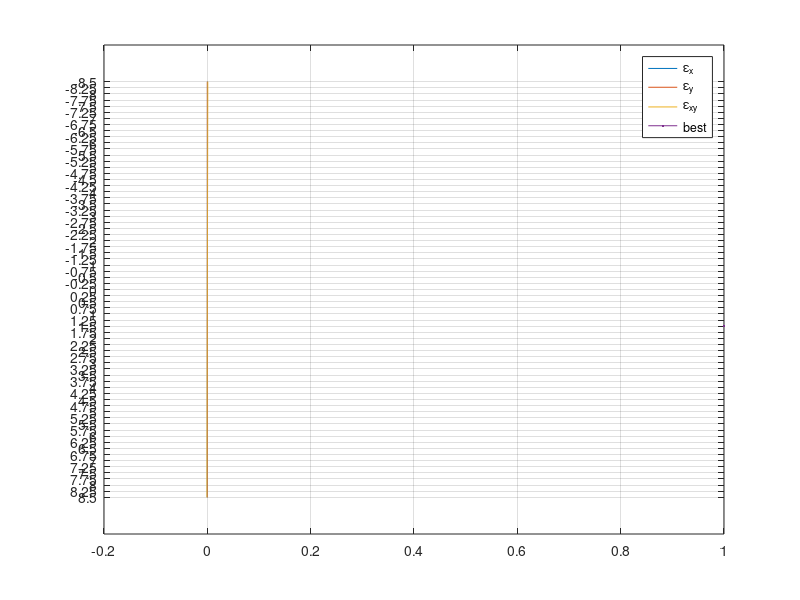
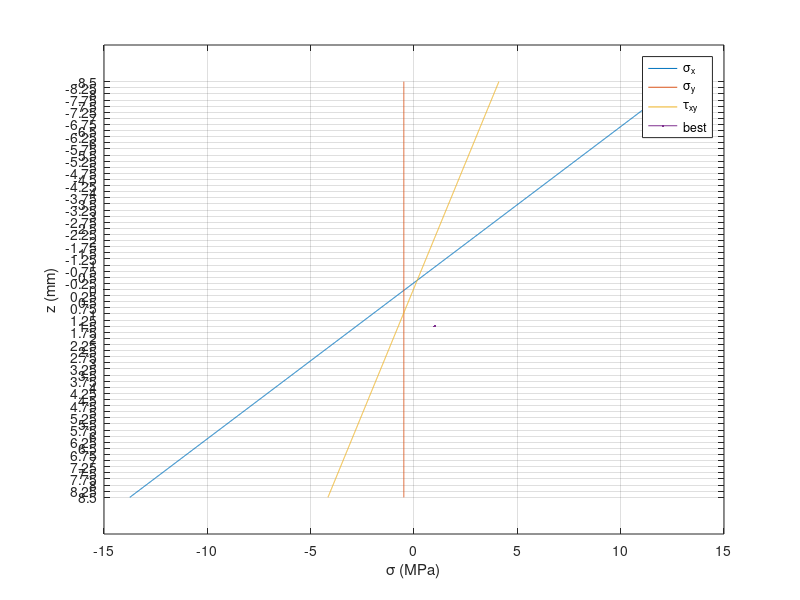
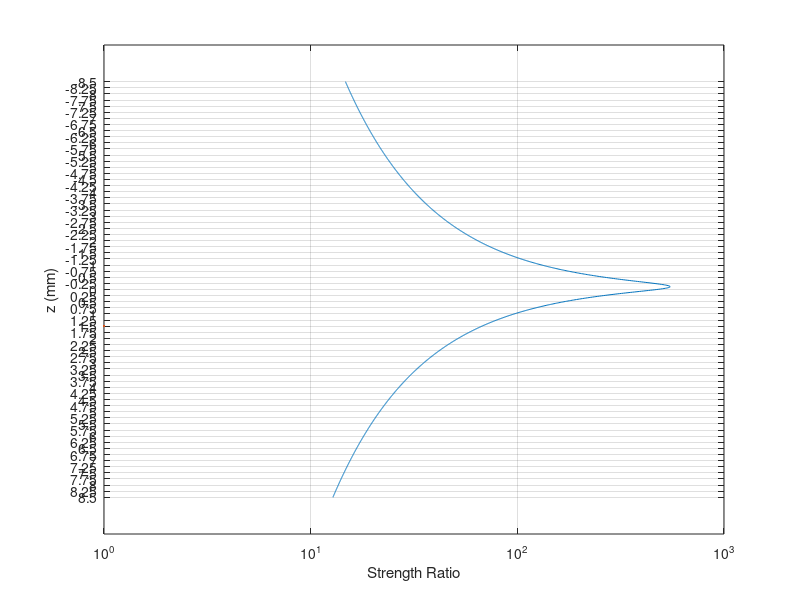
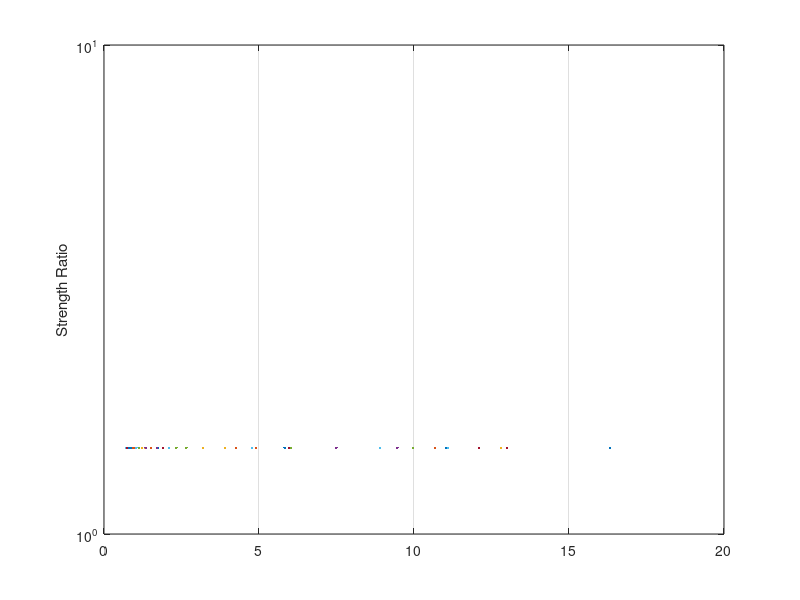

MATLAB code for these plots, in order:
%% CLT Calculations for an ESR Foot
% Mehmet Furkan Doğan
% 30.11.2023
clc;clear;close all;
%% Defining the material properties
core = false;

load('Materials/Carbone TWILL 200 gsm.mat')

if core == true
    load("Materials\Rohacell.mat")
    t_core = 4e-3;
end
%% Calculation of compliance and stiffness matrices
% Compliance matrix for unidirectional lamina
S11 = 1/E_1;        % 1/Pa
S12 = -nu_12/E_1;   % 1/Pa
S13 = -nu_13/E_1;   % 1/Pa
S22 = 1/E_2;        % 1/Pa
S23 = -nu_23/E_2;   % 1/Pa
S33 = 1/E_3;        % 1/Pa
S44 = 1/G_23;       % 1/Pa
S55 = 1/G_31;       % 1/Pa
S66 = 1/G_12;       % 1/Pa
% Complete compliance matrix
S = [S11 S12 S13 0   0   0;
     S12 S22 S23 0   0   0;
     S13 S23 S33 0   0   0;
     0   0   0   S44 0   0;
     0   0   0   0   S55 0;
     0   0   0   0   0   S66];
% Stiffness matrix
C = inv(S);
% Reduced compliance matrix
S = [S11 S12 0;
     S12 S22 0;
     0   0   S66];  % 1/Pa
% Reduced stiffness matrix
Q = inv(S);         % Pa
%% Laminate Properties
tic
% [45/-45/45/-45/0/90/0/90/-45/0/45/90]_s
% theta = [45 -45 45 -45 0 90 0 90 -45 0 45 90];
theta = 0*ones(1,34)*45;    % degree

if core == true
    theta = [theta 0 flip(theta)];                       % degree (Symmetric)
    n = size(theta,2);  % number of plies
    H = (n-1)*t+t_core;        % m % Total width of the lamimate
    for i = 0:length(theta)/2
        h(i+1) = -H/2 + i*t; % m
    end
    h = [h -flip(h)];
else
    theta = [theta flip(theta)];                       % degree (Symmetric)
    n = size(theta,2);  % number of plies
    H = n*t;        % m % Total width of the lamimate
    for i = 0:length(theta)
        h(i+1) = -H/2 + i*t; % m
    end
end

%% Angle transformation
% Reuter matrix
R = [1 0 0;
     0 1 0;
     0 0 2];    % -

for i = 1:n
    if i == 1+ (n-1)/2 && core == true
        Qbar(:,:,i) = [1/E_core -nu_core/E_core 0;
                       -nu_core/E_core 1/E_core 0;
                       0 0 1/G_core];
        Sbar(:,:,i) = inv(Qbar(:,:,i));     % 1/Pa
        continue
    end
    s = sin(theta(i)*pi/180);
    c = cos(theta(i)*pi/180);
    % Transformation matrix
    T = [c^2    s^2     2*s*c;
         s^2    c^2     -2*s*c;
         -s*c   s*c     c^2-s^2];  % -
    Qbar(:,:,i) = inv(T)*Q*R*T*inv(R);  % Pa
    Sbar(:,:,i) = inv(Qbar(:,:,i));     % 1/Pa
end

%% Global laminate stiffness matrix
A = zeros(3,3); % Pa * m    % Extensional stiffnes matrix
B = zeros(3,3); % Pa * m^2  % Coupling stiffness matrix
D = zeros(3,3); % Pa * m^3  % Bending stiffness matrix

for i = 1:3
    for j = 1:3
        for k = 1:n
            A(i,j) = A(i,j) + Qbar(i,j,k) * (h(k+1)-h(k));
            B(i,j) = B(i,j) + (1/2) * Qbar(i,j,k) * (h(k+1)^2-h(k)^2);
            D(i,j) = D(i,j) + (1/3) * Qbar(i,j,k) * (h(k+1)^3-h(k)^3);
        end
    end
end

ABBD = [A B;
        B D];
%% Loading
% Foot Dimensions
shoe_size = 42;     % eu
L_data = 230e-3;    % m % Total Lenght of the foot
% L_model = 206e-3;  % m for proted design
L_model = ((shoe_size - 2 ) * 20 / 3)*1e-3;
b_rear = 0.311 * L_model;  % Lenght of the front part of the foot
b_front = L_model - b_rear;    % Lenght of the rear part of the foot
a = 0.31 * L_model; % Width of the foot
delta = 7.5;    % deg % the angle between foot axis and the walking direction
Iy = (1/12) * a*H^3; % m^4
Iz = (1/12) * H*a^3; % m^4
% J = Iy + Iz; % m^4
J = 1/16*a*H^3*(16/3-3.36*H/a*(1-H^4/(12*a^4)));

% Curved Beam
R = 100/208*L_model;
rn = H/log((R + H)/R);
e = R + H/2 - rn;
%% Total Mass of the Foot
area = L_model * a;
if core == true
    mass = rho * area * (H-t_core) + rho_core * area * t_core;
else
    mass = rho * area * H;
end

%% 
load('gait_forces.mat')

mass_data = 56.7;
design_mass = 130;

number_of_time_steps = length(spi);
nots = number_of_time_steps;
% Toe contact
Fz = -F_foot_ground_yp(spi)*design_mass/mass_data;
Fy = F_foot_ground_xp(spi) * sind(delta)*design_mass/mass_data;
Fx = F_foot_ground_xp(spi) * cosd(delta)*design_mass/mass_data;
b = CoP_xp(spi)*1e-3 * L_model / L_data - b_rear;
% b = abs(b);
%% Loadings

Nx = Fx/(H*a)*H + Fy.*b*(a/2)*H/Iz + Fz.*b/(H*a*e)*(rn*log((-H-e-rn)/(H-e-rn)) - 2*H);    % N/m
Ny = Fy./(H*b)*H;    % N/m
Nxy = Fy/(H*a)*H; %+ Fz*a^3/(8*J)*(H/a*sqrt(1+H^2/a^2) + 1/2*log(abs(H/a + sqrt(1+H^2/a^2))/abs(-H/a + sqrt(1+H^2/a^2))));  % N/m
N = [Nx Ny Nxy]';

Mx = Fz.*b/(H*a*e)*(1/2*((-H-e)*(2*rn + e - H)-(H-e)*(2*rn + e + H)) + rn*(rn+e)*log((-H-e-rn)/(H-e-rn)));   % N*m/m
My = zeros(size(b));      % N*m/m
Mxy = Fz*a^4/(16*J)*(-1/4*(H/a*sqrt(1+H^2/a^2) + 1/2*log(abs(H/a + sqrt(1+H^2/a^2))/abs(-H/a + sqrt(1+H^2/a^2)))) + 1/2*H/a*(H^2/a^2 + 1)^(3/2));                 % N*m/m
M = [Mx My Mxy]';

NM = [N;M];

% Nx = Fx/(H*a)*H;    % N/m
% Ny = Fy./(H*b)*H;   % N/m
% Nxy = Fy/(H*a)*H;   % N/m
% N = [Nx Ny Nxy]';
% 
% Mx = Fz.*b*(H^3/12)/Iy;       % N*m/m
% My = zeros(size(b));          % N*m/m
% Mxy = Fz*a/(2*J)*(H^3/12);    % N*m/m
% M = [Mx My Mxy]';
% 
% NM = [N;M];

%% Strains and curvatures
eps0kappa = ABBD\NM;

eps0 = eps0kappa(1:3,:);      % m/m
kappa = eps0kappa(4:6,:);     % 1/m

z = -H/2:10*1e-6:H/2;                     % z for whole laminate
for i = 1:nots
    eps(:,:,i) = repmat(eps0(:,i), 1, length(z)) + z .* kappa(:,i);
end
%% Stresses
sigma = zeros(size(eps));
sigma_loc = zeros(size(eps));
for i = 1:length(z)

    for j = 1:length(h)-1
        if z(i)>=h(j) && z(i)<h(j+1)
             ply = j;
             break
        end
    end
    if z(i)==h(end)
        ply = length(h)-1;
    end

    for j = 1:nots
        sigma(:,i,j) = Qbar(:,:,ply) * eps(:,i,j);
    end
    % Local stresses
    s = sin(theta(ply)*pi/180);
    c = cos(theta(ply)*pi/180);
    % Transformation matrix
    T = [c^2    s^2     2*s*c;
         s^2    c^2     -2*s*c;
         -s*c   s*c     c^2-s^2];  % -
    for j = 1:nots
        sigma_loc(:,i,j) = T * sigma(:,i,j);
    end
    
end

%% Strength Ratio
SR = zeros(length(z),nots);
% Tsai-Wu Criterion
H1 = 1/sigma_1_T_ult - 1/sigma_1_C_ult;     % 1/Pa
H11 = 1/(sigma_1_T_ult*sigma_1_C_ult);      % 1/Pa^2
H2 = 1/sigma_2_T_ult - 1/sigma_2_C_ult;     % 
H22 = 1/(sigma_2_T_ult*sigma_2_C_ult);
H6 = 0;
H66 = 1/tau_12_ult^2;
H12 = -1/2 * sqrt(1/(sigma_1_T_ult*sigma_1_C_ult*sigma_2_T_ult*sigma_2_C_ult)); % Mises-Hencky Criterion
for i=1:length(z)
    for j = 1:nots
        p = [H11*sigma_loc(1,i,j)^2+H22*sigma_loc(2,i,j)^2+H66*sigma_loc(3,i,j)^2+...
             H12*sigma_loc(1,i,j)*sigma_loc(2,i,j)...
             H1*sigma_loc(1,i,j)+H2*sigma_loc(2,i,j)+H6*sigma_loc(3,i,j) -1];
        SR(i,j) = max(roots(p));
    end
end
%% Output
fprintf('Total mass: %.2f g\n',mass*1e3)
fprintf('Minimum strength ratio: %.2f\n',min(min(SR)))
toc
%% Plotting Strain and Stress

step = 10;

f1 = figure('name','Strain','numberTitle','off');
grid on;

plot(eps(:,:,step),z*1e3,LineWidth=1.5)
grid on;
legend('\epsilon_x','\epsilon_y','\epsilon_{xy}',Location='best')
set(gca, 'YDir','reverse')
yticks(h*1e3)



figure('name','Stress','numberTitle','off');
plot(sigma(:,:,step)*1e-6,z*1e3,LineWidth=1.5)
grid on;
legend('\sigma_x','\sigma_y','\tau_{xy}',Location='best')
set(gca, 'YDir','reverse')
yticks(h*1e3)
ylabel('z (mm)')
xlabel('\sigma (MPa)')

figure('name','Strength Ratio','numberTitle','off');
plot(SR(:,step),z*1e3,LineWidth=1.5)
grid on;
set(gca, 'YDir','reverse')
set(gca, 'XScale', 'log')
yticks(h*1e3)
ylabel('z (mm)')
xlabel('Strength Ratio')

figure('name','Strength Ratio','numberTitle','off');
plot(min(SR),LineWidth=1.5)
grid on;
set(gca, 'YScale', 'log')
ylabel('Strength Ratio')